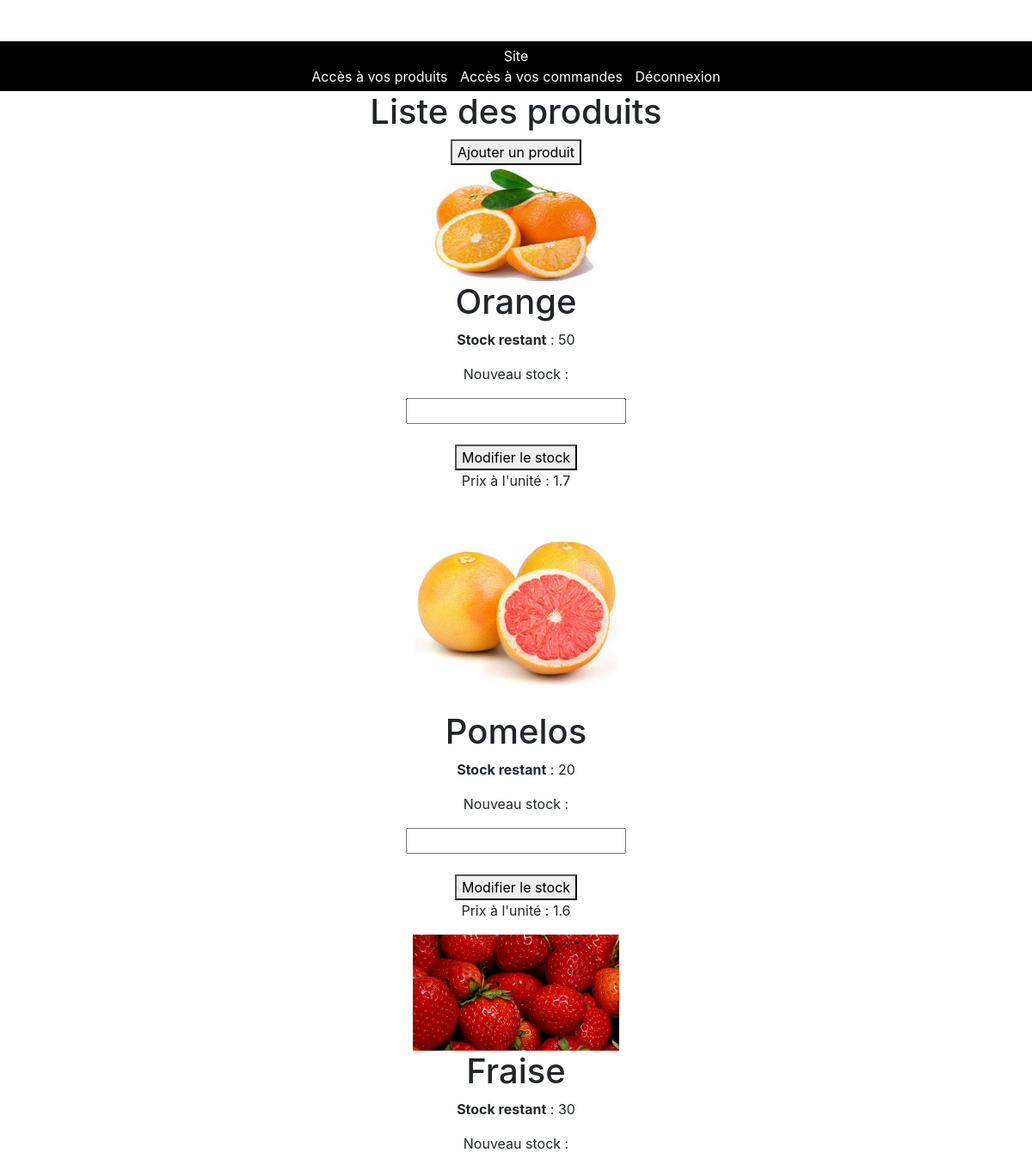
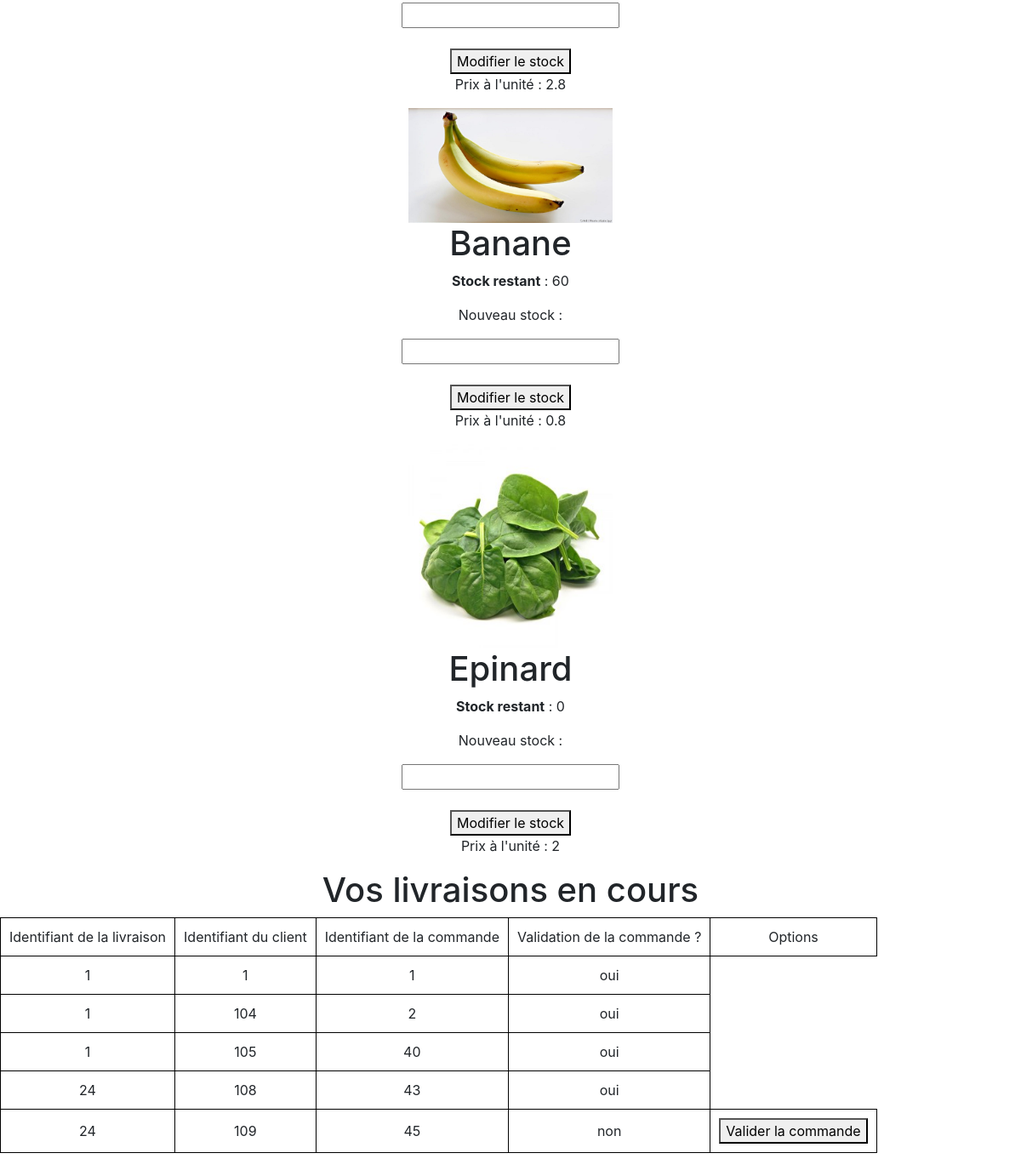
Screenshot of /Vues/index_producteur.php (signed in) with the database file from the repository (2 pictures, top to bottom).
### tables this page shows
CREATE TABLE `produit` (
  `id_categorie` int(11) NOT NULL,
  `id_produit` int(11) NOT NULL,
  `id_producteur` int(11) NOT NULL,
  `nom_produit` varchar(30) NOT NULL,
  `prix_unité` float NOT NULL,
  `stock_dispo` int(3) NOT NULL
);

CREATE TABLE `livraison` (
  `id_client` int(11) NOT NULL,
  `id_producteur` int(11) NOT NULL,
  `id_type` int(11) NOT NULL,
  `id_livraison` int(11) NOT NULL,
  `id_commande` int(11) NOT NULL,
  `validée` tinyint(1) NOT NULL
);

### Vues/index_producteur.php (the view, shortened to what this page needs)
<!doctype html>
<html lang="en">
<link href="../style_boot.css" rel="stylesheet">
  <head>
  </head>
  <body>
  <h1 style="text-align:center"> Liste des produits </h1>
  <form method="POST" action="ajout_produit.php">
  <button type = submit>Ajouter un produit</button>
  </form>
<?php
$login = $_SESSION['login'];
try
{
	$bdd = new PDO('mysql:host=localhost;dbname=bd_projet;charset=utf8', 'root', '');
}
catch(Exception $e)
{
        die('Erreur : '.$e->getMessage());
}
$res = $bdd->query("SELECT id_producteur FROM producteur WHERE login_producteur = '$login'");
if ($res)
	{
	while ($data = $res->fetch())
		{
		$test = $data['id_producteur'];
		}
	}
$resultat = $bdd->query("SELECT nom_produit FROM produit where id_producteur = '$test'");
if ($resultat)
	{
	while ($data1 = $resultat->fetch())
		{
?>
		<form method="POST" action="../Controleurs/stock_modif.php">
<?php
		echo '<img src="../images/'.$data1['nom_produit'].'.jpg" style="width:20%">';
		$produit = $data1['nom_produit'];
		echo '<h1>'.$produit.'</h1>';
		$reponse = $bdd->query("SELECT stock_dispo FROM produit WHERE nom_produit = '$produit'");
while ($donnees = $reponse->fetch())
{
?>
    <p>
    <strong>Stock restant</strong> : <?php echo $donnees['stock_dispo']; ?><br />
   </p>
   	<p>Nouveau stock :</p><input type="number" id="stock" name="stock"><br><br>
   	<button type = submit>Modifier le stock</button>
<?php
}
$reponse = $bdd->query("SELECT prix_unité FROM produit WHERE nom_produit = '$produit'");
while ($donnees = $reponse->fetch())
{
?>
    <p>Prix à l'unité</strong> : <?php echo $donnees['prix_unité']; ?><br />
   </p>
   </form>
<?php
}
}
}
?>
  <form method="POST" action="../Controleurs/valider_commande.php">
 <h1> Vos livraisons en cours </h1>
  <table>
  <tr>
    <td>Identifiant de la livraison</td>
    <td>Identifiant du client</td>
    <td>Identifiant de la commande</td>
    <td>Validation de la commande ?</td>
    <td>Options</td>
  </tr>
  <tr>
<?php
$reponse = $bdd->query("SELECT * FROM livraison WHERE id_producteur = '$test'");
while ($donnees = $reponse->fetch())
{
?>
    <td><?php echo $donnees['id_client']; ?></td>
    <td><?php echo $donnees['id_livraison']; ?></td><input type="hidden" id="livraison" name = "livraison" value="<?php echo $donnees['id_livraison']; ?>">
    <td><?php echo $donnees['id_commande']; ?></td>
    <td><?php if($donnees['validée'] == 0 ){ echo("non"); } else echo("oui");?></td>
    <?php
    if($donnees['validée'] == 0 ){?>
    <td><button type="submit">Valider la commande</button></td>
<?php
}
?>
</tr>
<?php
}
?>
</table>
</body>
</html>

### style.css (style rules this page uses)
* { margin: 20; }
a { text-decoration: none; color: #000; }
.conteneur { margin: 0 auto; max-: 200px; }
header { background: #000000; padding: 5px; text-align: center; }
header nav { display: inline; }
header a { color: #ffffff; text-decoration: none; padding: 5px; }
body { padding-top: 3rem; padding-bottom: 3rem; color: #5a5a5a; }

### Vues/index_producteur.php (style rules this page uses)
body { text-align: center; margin-left: auto; margin-right: auto; }
table { border-collapse: collapse; }
td { border: 1px solid black; padding: 10px; }

### rows the page displays
produit: nom_produit (picture), nom_produit "Orange", stock_dispo "50", prix_unité "1.7"
produit: nom_produit (picture), nom_produit "Pomelos", stock_dispo "20", prix_unité "1.6"
produit: nom_produit (picture), nom_produit "Fraise", stock_dispo "30", prix_unité "2.8"
produit: nom_produit (picture), nom_produit "Banane", stock_dispo "60", prix_unité "0.8"
produit: nom_produit (picture), nom_produit "Epinard", stock_dispo "0", prix_unité "2"
livraison: id_client "1", id_livraison "1", id_commande "1", validée "oui"
livraison: id_client "1", id_livraison "104", id_commande "2", validée "oui"
livraison: id_client "1", id_livraison "105", id_commande "40", validée "oui"
livraison: id_client "24", id_livraison "108", id_commande "43", validée "oui"
livraison: id_client "24", id_livraison "109", id_commande "45", validée "non"
